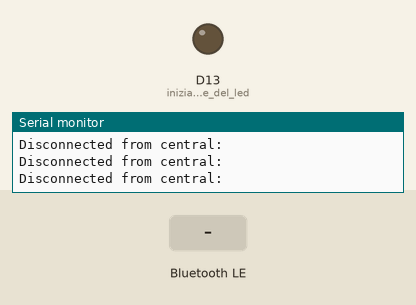
Simulated run of this sketch. Board: Arduino Nano 33 IoT. Parts: output pins drawn as LEDs (lit = HIGH), the last lines printed to the serial monitor. The test bench sets the inputs (shaded band). Nothing arrives over Bluetooth unless stated; a phone connects over Bluetooth LE 3 s after start.

Above: at 0.1 s.
At 3.8 s:
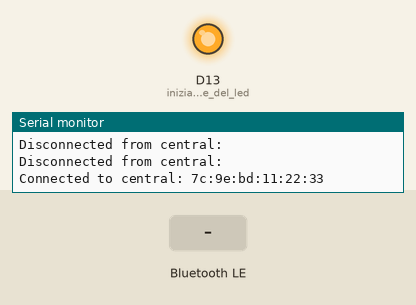
3.9 s: Bluetooth LE write "1" received
Timing chart, 0 to 6.9 s (numbered marks = the images above; inputs shaded):
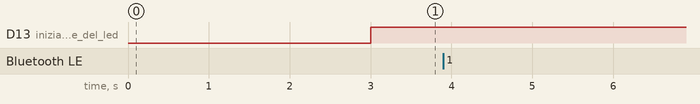

The sketch:

progetto_blue.ino
```cpp
#include <ArduinoBLE.h>

// service UUID 128bit generato con guidgenerator.com
BLEService cambioColoreService("8407f9e0-7d5e-4d97-bf99-a9b763b4b22c");

BLEByteCharacteristic RossoChar("8407f9e0-7d5e-4d97-bf99-a9b763b4b22c",
    BLERead | BLEWrite); // sono le funzioni che il service è in grado di implementare

BLEByteCharacteristic BiancoChar("8407f9e0-7d5e-4d97-bf99-a9b763b4b22c",
    BLERead | BLEWrite);

BLEByteCharacteristic BluChar("8407f9e0-7d5e-4d97-bf99-a9b763b4b22c",
    BLERead | BLEWrite);

int ledRosso = 2;
int ledBianco = 3;
int ledBlu = 4;

void setup() { //inizializiamo la comunicazione seriale con il monitor
  Serial.begin(9600);
  while (!Serial);

  pinMode(LED_BUILTIN, OUTPUT); // inizializzazione del led integrato su arduino per indicare che il central è connesso

  // begin initialization
  if (!BLE.begin()) {
    Serial.println("starting BLE failed!");

    while (1);
  }
  // settaggio del nome della piattaforma
  BLE.setLocalName("Giorgio");
  // settaggio dell'ID del service
  BLE.setAdvertisedService(cambioColoreService);

  //aggiunta la caraatteristica al servizio
  cambioColoreService.addCharacteristic(RossoChar);
  cambioColoreService.addCharacteristic(BiancoChar);
  cambioColoreService.addCharacteristic(BluChar);

 // inserimento del servizio nell'interfaccia dei servizi
  BLE.addService(cambioColoreService);

  //inizializzazione dei valori delle caratteristiche
  RossoChar.writeValue(0);
  BiancoChar.writeValue(0);
  BluChar.writeValue(0);

  // start advertising
  BLE.advertise();
  Serial.println("In attesa di connessione ... ");


}

void loop() {
  //attesa e connessione
  BLEDevice central = BLE.central();

  // Quando il centrale è connesso ad una periferica:
  if (central) {
    Serial.print("Connected to central: ");
    // print the central's BT address:
    Serial.println(central.address());
    // turn on the LED to indicate the connection:
    digitalWrite(LED_BUILTIN, HIGH); // accendi il led integrato se c'e' connessione

    // fai questo finche' è connesso:
    while (central.connected()) {
      if(RossoChar.written()){
        int valRosso = RossoChar.value();
        Serial.println(valRosso);
        if(valRosso>0){
          digitalWrite(ledRosso,HIGH);
          digitalWrite(ledBianco,LOW);
          digitalWrite(ledBlu,LOW);
        }
      }
      if(BiancoChar.written()){
        int valBianco = BiancoChar.value();
        Serial.println(valBianco);
          if(valBianco>0){
            digitalWrite(ledRosso,LOW);
            digitalWrite(ledBianco,HIGH);
            digitalWrite(ledBlu,LOW);
        }
      }
      if(BluChar.written()){
        int valBlu = BluChar.value();
        Serial.println(valBlu);
          if(valBlu>0){
            digitalWrite(ledRosso,LOW);
            digitalWrite(ledBianco,LOW);
            digitalWrite(ledBlu,HIGH);
        }
      }
    }
  }
    // appena si disconnette:
    digitalWrite(LED_BUILTIN, LOW);
    Serial.print("Disconnected from central: ");
    Serial.println(central.address());
}
```
